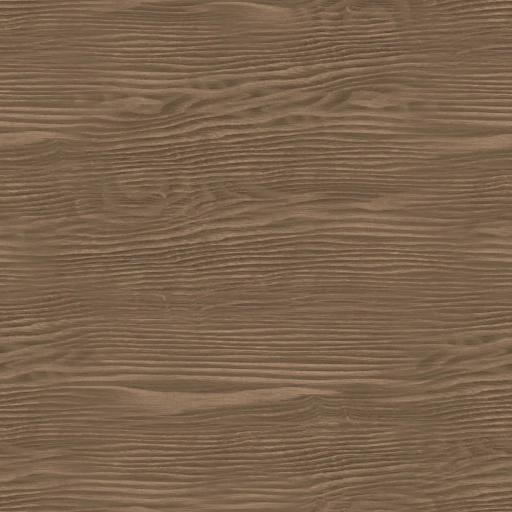
#> input picture assets/arrow_0.jpg, 1024 x 1024 px, given in place of albedo.webp, which was not available (shown at 1/2 size)
$ python gen_projectiles.py ../assets ../assets/arrow_1.jpg
#> lines starting #> are read from the running program, lines starting #| are printed output that depends on the picture
#!/usr/bin/env python3
"""Build assets/arrow.glb and assets/bolt.glb (own work, CC0): round shaft, bodkin head, horn nock, whipping, curved vanes.

Axis Z, tip toward -Z, where the pack always had them (arrow z -0.45..0.45, bolt -0.2..0.2).
Textures: shaft wood from ambientCG Wood049 (CC0, 1k set), feathers procedural, all 1024 px.

  python3 tools/gen_projectiles.py <wood049_1k_dir> <assets_dir>
"""
import io, json, math, struct, sys
import numpy as np
from PIL import Image

SIDES = 16


class Mesh:
    def __init__(self):
        self.p, self.n, self.uv, self.i = [], [], [], []

    def add(self, pos, uv, tris):
        pos = np.asarray(pos, np.float32)
        base = sum(len(x) for x in self.p)
        t = np.asarray(tris)
        nrm = np.zeros_like(pos)
        for a, b, c in t:
            f = np.cross(pos[b] - pos[a], pos[c] - pos[a])
            nrm[a] += f; nrm[b] += f; nrm[c] += f
        ln = np.linalg.norm(nrm, axis=1, keepdims=True)
        nrm = np.where(ln > 1e-12, nrm / np.maximum(ln, 1e-12), [0, 0, 1])
        self.p.append(pos); self.n.append(nrm.astype(np.float32)); self.uv.append(np.asarray(uv, np.float32))
        self.i.append((t + base).astype(np.uint32))

    def tube(self, radii, zs, u_scale=1.0, rot=0.0, caps=(False, False)):
        """u along the length (wood grain runs along u), v around."""
        s = SIDES
        pos, uv = [], []
        for k, (z, r) in enumerate(zip(zs, radii)):
            for j in range(s + 1):
                a = j * 2 * math.pi / s + rot
                pos.append((math.cos(a) * r, math.sin(a) * r, z))
                uv.append((k / max(len(zs) - 1, 1) * u_scale, j / s))
        tris = []
        for k in range(len(zs) - 1):
            for j in range(s):
                a = k * (s + 1) + j; b = a + 1; c = a + s + 1; d = c + 1
                tris += [(a, b, c), (b, d, c)]
        for end, cap in enumerate(caps):
            if not cap:
                continue
            k = 0 if end == 0 else len(zs) - 1
            ci = len(pos); pos.append((0, 0, zs[k])); uv.append((0.5, 0.5))
            for j in range(s):
                a = k * (s + 1) + j; b = a + 1
                tris.append((ci, a, b) if end == 0 else (ci, b, a))
        self.add(pos, uv, tris)

    def count(self):
        return sum(len(t) for t in self.i)


def vane(z0, z1, base_r, height, ang, twist, segs=16, rows=4):
    """curved strip standing on the shaft, helical twist along the length, profile rising then trimmed."""
    pos, uv = [], []
    for k in range(segs + 1):
        t = k / segs
        z = z0 + (z1 - z0) * t
        prof = math.sin(min(t * 1.25, 1.0) * math.pi / 2) * (1 - 0.35 * max(0.0, t - 0.8) / 0.2)
        h = height * (0.15 + 0.85 * prof)
        a = ang + twist * t
        for j in range(rows + 1):
            f = j / rows
            r = base_r + h * f
            aa = a + 0.18 * f * f
            pos.append((math.cos(aa) * r, math.sin(aa) * r, z))
            uv.append((j / rows, 1 - t))
    tris = []
    for k in range(segs):
        for j in range(rows):
            a = k * (rows + 1) + j; b = a + 1; c = a + rows + 1; d = c + 1
            tris += [(a, c, b), (b, c, d)]
    return pos, uv, tris


def feather_tex(seed, tint, size=1024, contrast=1.0):
    rng = np.random.default_rng(seed)
    y, x = np.mgrid[0:size, 0:size].astype(np.float32) / size
    rach = np.exp(-((x - 0.5) / 0.012) ** 2)
    barbs = 0.5 + 0.5 * np.sin((y * 90 + np.abs(x - 0.5) * 110) * 2 * math.pi / 3)
    fine = rng.normal(0, 1, (size, size)).astype(np.float32)
    patch = np.array(Image.fromarray(rng.integers(0, 255, (16, 16), dtype=np.uint8)).resize((size, size), Image.BICUBIC), np.float32) / 255
    base = 0.62 + 0.20 * barbs + 0.02 * fine + 0.18 * (patch - 0.5)
    base = base * (1 - 0.35 * rach) + 0.15 * rach
    base = base * (1 - 0.15 * np.clip((np.abs(x - 0.5) * 2) ** 3, 0, 1))
    base = 0.55 + (base - 0.55) * contrast
    rgb = np.stack([base * tint[0], base * tint[1], base * tint[2]], 2)
    return Image.fromarray((rgb * 255).clip(0, 255).astype(np.uint8))


def jpg(img, q=92):
    o = io.BytesIO(); img.convert('RGB').save(o, 'JPEG', quality=q, subsampling=0); return o.getvalue()


def build(L, tip, nock, r, head_r, head_len, vane_h, vane_len, vane_gap):
    mats = {}
    shaft = Mesh()
    zs = np.linspace(tip, nock, 28)
    t = (zs - tip) / (nock - tip)
    radii = r * (0.94 + 0.06 * np.sin(t * math.pi)) * np.where(t > 0.97, 0.9, 1.0)
    shaft.tube(radii, zs, u_scale=max(1.0, L / 0.45), caps=(False, True))
    mats['Shaft'] = shaft
    steel = Mesh()
    hz = [tip, tip - head_len * 0.18, tip - head_len * 0.28, tip - head_len * 0.55, tip - head_len * 0.8, tip - head_len]
    hr = [head_r * 0.85, head_r, head_r, head_r * 0.7, head_r * 0.3, 0.0003]
    steel.tube(hr, hz, caps=(True, False))
    mats['Steel'] = steel
    thread = Mesh()
    for z0, z1 in ((nock - vane_gap - vane_len - 0.02, nock - vane_gap - vane_len + 0.004), (nock - vane_gap - 0.004, nock - vane_gap + 0.016)):
        n = 7
        zz = np.linspace(z0, z1, n)
        rr = r * 1.18 * (1 + 0.04 * np.sin(np.arange(n) * 2.1))
        thread.tube(rr, zz, u_scale=4, rot=0.2, caps=(True, True))
    mats['Thread'] = thread
    nk = Mesh()
    nk.tube([r * 1.15, r * 1.3, r * 1.2, r * 0.95], [nock, nock + 0.004, nock + 0.010, nock + 0.016], caps=(False, True))
    mats['Nock'] = nk
    for k in range(3):
        v = Mesh()
        v.add(*vane(nock - vane_gap - vane_len, nock - vane_gap, r, vane_h, k * 2 * math.pi / 3 + math.pi / 2, 0.38))
        mats['Vane%d' % k] = v
    return mats


def write_glb(path, name, mats, imgs):
    bin_ = bytearray(); views = []; acc = []; prims = []; materials = []

    def view(data, target=None):
        while len(bin_) % 4: bin_.append(0)
        views.append({'buffer': 0, 'byteOffset': len(bin_), 'byteLength': len(data), **({'target': target} if target else {})})
        bin_.extend(data); return len(views) - 1

    images = [{'bufferView': view(jpg(im)), 'mimeType': 'image/jpeg'} for im in imgs]
    textures = [{'source': i, 'sampler': 0} for i in range(len(imgs))]
    plain = lambda n, c, rgh, met=0.0: {'name': n, 'doubleSided': True, 'pbrMetallicRoughness': {'baseColorFactor': c + [1], 'metallicFactor': met, 'roughnessFactor': rgh}}
    mdefs = {
        'Shaft': {'name': 'Shaft', 'doubleSided': True, 'normalTexture': {'index': 1, 'scale': 0.8},
                  'pbrMetallicRoughness': {'baseColorTexture': {'index': 0}, 'metallicFactor': 1.0, 'roughnessFactor': 1.0, 'metallicRoughnessTexture': {'index': 2}}},
        'Steel': plain('Steel', [0.42, 0.42, 0.44], 0.38, 1.0),
        'Thread': plain('Thread', [0.36, 0.06, 0.04], 0.85),
        'Nock': plain('Nock', [0.07, 0.055, 0.045], 0.45),
    }
    for k in range(3):
        mdefs['Vane%d' % k] = {'name': 'Feather%d' % k, 'doubleSided': True, 'pbrMetallicRoughness': {'baseColorTexture': {'index': min(3 + k % 2, len(imgs) - 1)}, 'metallicFactor': 0.0, 'roughnessFactor': 0.8}}
    for mn, m in mats.items():
        pos = np.concatenate(m.p); nrm = np.concatenate(m.n); uv = np.concatenate(m.uv); idx = np.concatenate(m.i).ravel()
        a0 = len(acc)
        acc.append({'bufferView': view(pos.astype('<f4').tobytes(), 34962), 'componentType': 5126, 'count': len(pos), 'type': 'VEC3', 'min': pos.min(0).tolist(), 'max': pos.max(0).tolist()})
        acc.append({'bufferView': view(nrm.astype('<f4').tobytes(), 34962), 'componentType': 5126, 'count': len(pos), 'type': 'VEC3'})
        acc.append({'bufferView': view(uv.astype('<f4').tobytes(), 34962), 'componentType': 5126, 'count': len(pos), 'type': 'VEC2'})
        acc.append({'bufferView': view(idx.astype('<u4').tobytes(), 34963), 'componentType': 5125, 'count': len(idx), 'type': 'SCALAR'})
        materials.append(mdefs[mn])
        prims.append({'attributes': {'POSITION': a0, 'NORMAL': a0 + 1, 'TEXCOORD_0': a0 + 2}, 'indices': a0 + 3, 'material': len(materials) - 1})
    while len(bin_) % 4: bin_.append(0)
    j = {'asset': {'version': '2.0', 'generator': 'zz-medieval-weapons tools/gen_projectiles.py'}, 'scene': 0, 'scenes': [{'nodes': [0]}],
         'nodes': [{'mesh': 0, 'name': name}], 'meshes': [{'name': name, 'primitives': prims}], 'materials': materials, 'textures': textures, 'images': images,
         'samplers': [{'magFilter': 9729, 'minFilter': 9987, 'wrapS': 10497, 'wrapT': 10497}],
         'accessors': acc, 'bufferViews': views, 'buffers': [{'byteLength': len(bin_)}]}
    js = json.dumps(j, separators=(',', ':')).encode()
    while len(js) % 4: js += b' '
    open(path, 'wb').write(struct.pack('<III', 0x46546C67, 2, 28 + len(js) + len(bin_)) + struct.pack('<II', len(js), 0x4E4F534A) + js + struct.pack('<II', len(bin_), 0x004E4942) + bytes(bin_))


if __name__ == '__main__':
    wood_dir, out = sys.argv[1], sys.argv[2]
    wood = Image.open(wood_dir + '/albedo.webp').convert('RGB')
#> wood is the input picture: PIL image 1024x1024 RGB; mean R, G, B 123.2, 99.2, 76.9
    wnorm = Image.open(wood_dir + '/normal.webp').convert('RGB')
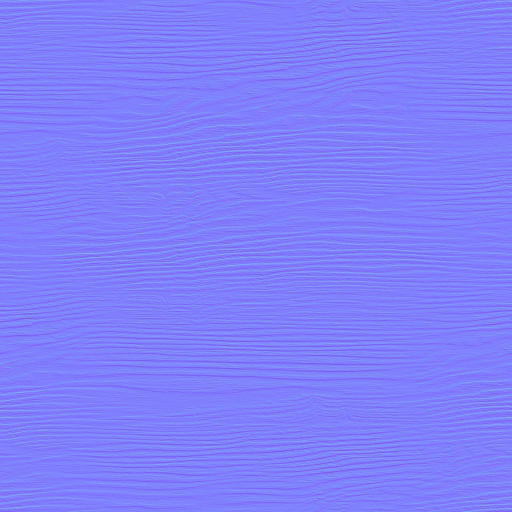
#> input picture assets/arrow_1.jpg, 1024 x 1024 px, given in place of normal.webp, which was not available (shown at 1/2 size)
#> wnorm is the input picture: PIL image 1024x1024 RGB; mean R, G, B 127.5, 127.7, 250.8
    rough = Image.open(wood_dir + '/roughness.webp').convert('L')
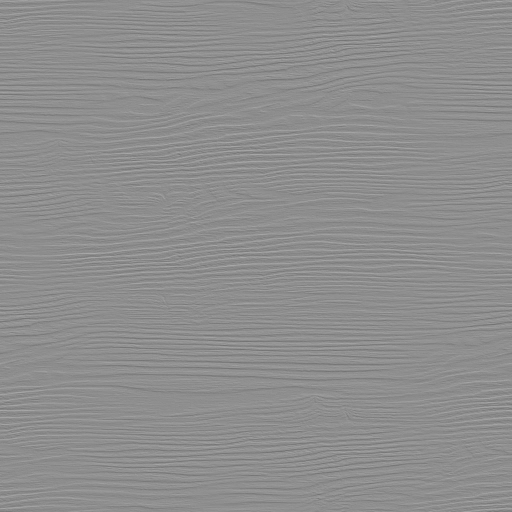
#> rough: PIL image 1024x1024 L (shown at 1/2 size); min 98, max 178, mean 141.7
    orm = Image.merge('RGB', (Image.new('L', rough.size, 255), rough, Image.new('L', rough.size, 0)))
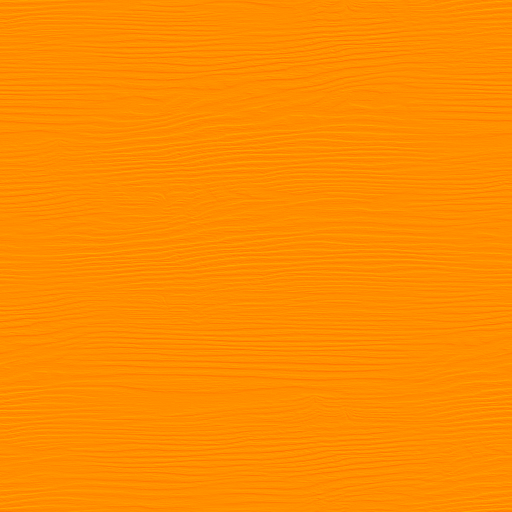
#> orm: PIL image 1024x1024 RGB (shown at 1/2 size); mean R, G, B 255, 141.7, 0
    for name, seed, args in (('arrow', 100, (0.9, -0.375, 0.434, 0.0055, 0.0062, 0.075, 0.016, 0.12, 0.012)),
                             ('bolt', 200, (0.4, -0.145, 0.184, 0.0075, 0.0106, 0.055, 0.013, 0.065, 0.006))):
        feathers = [feather_tex(seed + 1, (1.0, 1.0, 0.96)), feather_tex(seed + 2, (0.80, 0.78, 0.74))]
        if name == 'bolt':
            feathers = [feather_tex(seed + 1, (0.82, 0.66, 0.46), contrast=2.4)]
        mats = build(*args)
        write_glb('%s/%s.glb' % (out, name), name, mats, [wood, wnorm, orm] + feathers)
        print(name, sum(m.count() for m in mats.values()), 'tris')
